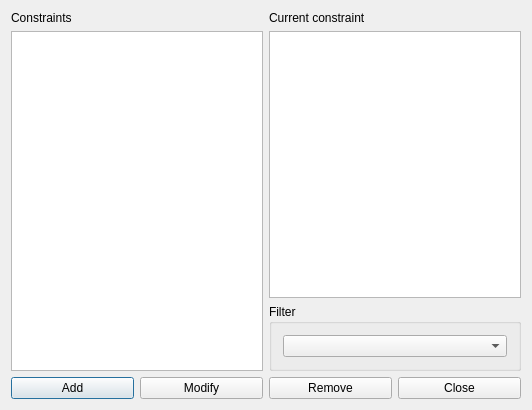
<?xml version="1.0" encoding="UTF-8"?>
<ui version="4.0">
 <class>ConstraintStudentsSetMorningIntervalMaxDaysPerWeekForm_template</class>
 <widget class="QDialog" name="ConstraintStudentsSetMorningIntervalMaxDaysPerWeekForm_template">
  <property name="geometry">
   <rect>
    <x>0</x>
    <y>0</y>
    <width>532</width>
    <height>410</height>
   </rect>
  </property>
  <property name="windowTitle">
   <string extracomment="This is the title of the dialog to see the list of all constraints of this type">Constraints students set morning interval max days per week</string>
  </property>
  <layout class="QGridLayout" name="gridLayout_2">
   <item row="0" column="0" rowspan="2">
    <layout class="QVBoxLayout" name="verticalLayout">
     <item>
      <widget class="QLabel" name="constraintsTextLabel">
       <property name="frameShape">
        <enum>QFrame::NoFrame</enum>
       </property>
       <property name="frameShadow">
        <enum>QFrame::Plain</enum>
       </property>
       <property name="text">
        <string>Constraints</string>
       </property>
       <property name="wordWrap">
        <bool>false</bool>
       </property>
      </widget>
     </item>
     <item>
      <widget class="QListWidget" name="constraintsListWidget"/>
     </item>
    </layout>
   </item>
   <item row="0" column="1">
    <layout class="QVBoxLayout" name="verticalLayout_2">
     <item>
      <widget class="QLabel" name="currentConstraintTextLabel">
       <property name="text">
        <string>Current constraint</string>
       </property>
       <property name="wordWrap">
        <bool>false</bool>
       </property>
      </widget>
     </item>
     <item>
      <widget class="QPlainTextEdit" name="currentConstraintTextEdit"/>
     </item>
    </layout>
   </item>
   <item row="1" column="1">
    <widget class="QGroupBox" name="filterGroupBox">
     <property name="title">
      <string>Filter</string>
     </property>
     <layout class="QGridLayout" name="gridLayout">
      <item row="0" column="0">
       <widget class="QComboBox" name="studentsComboBox"/>
      </item>
     </layout>
    </widget>
   </item>
   <item row="2" column="0" colspan="2">
    <layout class="QHBoxLayout" name="horizontalLayout">
     <item>
      <widget class="QPushButton" name="addConstraintPushButton">
       <property name="text">
        <string>Add</string>
       </property>
      </widget>
     </item>
     <item>
      <widget class="QPushButton" name="modifyConstraintPushButton">
       <property name="text">
        <string>Modify</string>
       </property>
      </widget>
     </item>
     <item>
      <widget class="QPushButton" name="removeConstraintPushButton">
       <property name="text">
        <string>Remove</string>
       </property>
      </widget>
     </item>
     <item>
      <widget class="QPushButton" name="closePushButton">
       <property name="text">
        <string>Close</string>
       </property>
      </widget>
     </item>
    </layout>
   </item>
  </layout>
 </widget>
 <layoutdefault spacing="6" margin="11"/>
 <resources/>
 <connections/>
</ui>
